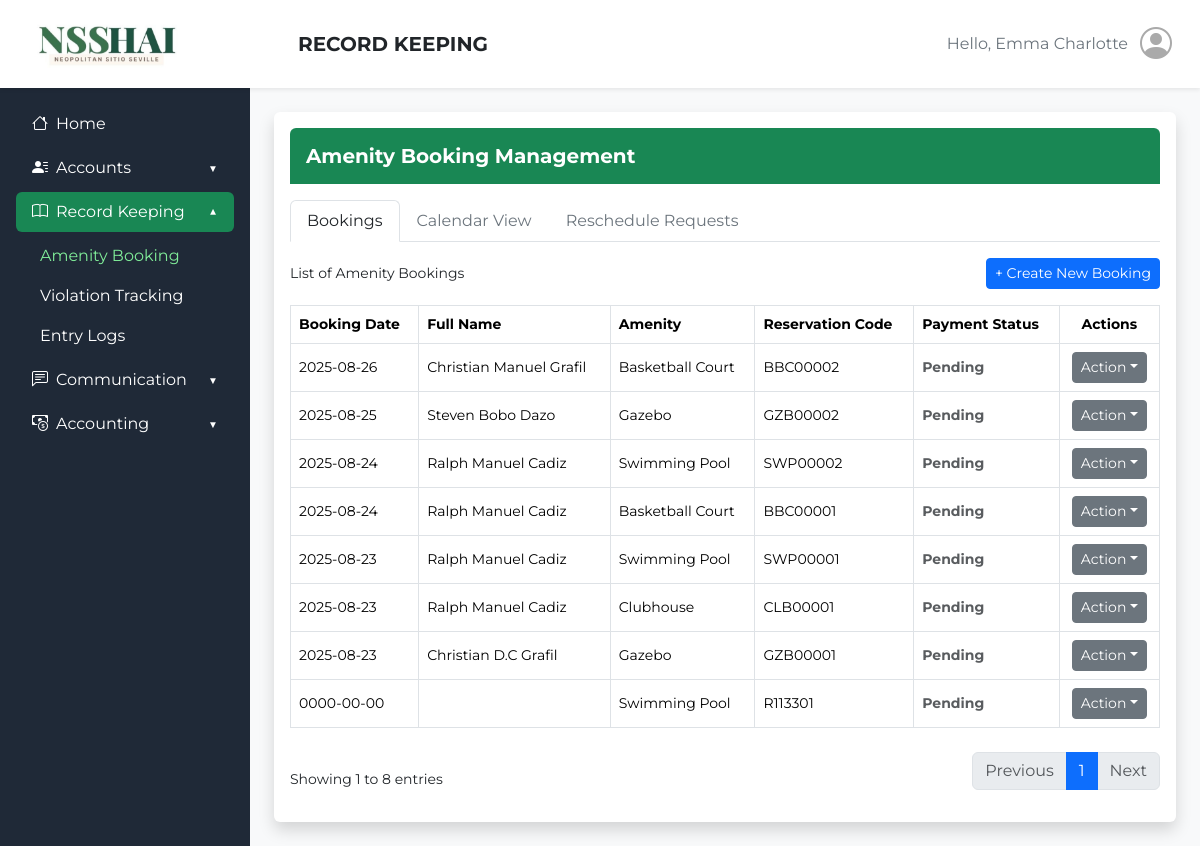
/admin_side/amenity_booking.php (signed in), run on the app's committed database.
### tables this page shows
CREATE TABLE `amenity_bookings` (
  `id` int(11) NOT NULL,
  `reservation_code` varchar(20) NOT NULL,
  `admin_id` varchar(50) NOT NULL,
  `amenity` varchar(100) NOT NULL,
  `user_type` enum('homeowner','visitor') NOT NULL,
  `first_name` varchar(100) NOT NULL,
  `middle_name` varchar(100) DEFAULT NULL,
  `last_name` varchar(100) NOT NULL,
  `email_address` varchar(255) NOT NULL,
  `reservation_date` date NOT NULL,
  `guests` int(11) DEFAULT 0,
  `rate` varchar(50) NOT NULL,
  `payment_method` enum('bank','cash') NOT NULL,
  `exclusive_booking` enum('yes','no') DEFAULT 'no',
  `chairs` int(11) DEFAULT 0,
  `tables` int(11) DEFAULT 0,
  `reference_number` varchar(255) DEFAULT NULL,
  `total_amount` decimal(10,2) NOT NULL,
  `amount_paid` decimal(10,2) NOT NULL,
  `proof_of_payment` varchar(255) DEFAULT NULL,
  `status` enum('pending','partial','paid') DEFAULT 'pending',
  `created_at` timestamp NOT NULL DEFAULT current_timestamp()
);

### admin_side/amenity_booking.php (the view, shortened to what this page needs)
<?php
require '../rfid-api/db.php';
$email_address = $_SESSION['email_address'];
$username = $photo = '';
try {
    $stmt = $conn->prepare("SELECT * FROM admin_accounts WHERE email_address = ?");
    $stmt->bind_param("s", $email_address);
    $stmt->execute();
    $result = $stmt->get_result();
    $user = $result->fetch_assoc();
    if ($user) {
        $username = $user['first_name'];
    }
} catch (Exception $e) {
    $error_message = "Error fetching user details: " . $e->getMessage();
}
$limit = 10;
$page = isset($_GET['page']) && is_numeric($_GET['page']) ? (int) $_GET['page'] : 1;
$offset = ($page - 1) * $limit;
$totalQuery = "SELECT COUNT(*) AS total FROM amenity_bookings";
$totalResult = $conn->query($totalQuery);
$totalRow = $totalResult->fetch_assoc();
$totalRecords = $totalRow['total'];
$totalPages = ceil($totalRecords / $limit);
$booking_sql = "SELECT * FROM amenity_bookings ORDER BY reservation_date DESC LIMIT $limit OFFSET $offset";
$bookings_result = $conn->query($booking_sql);
?>
<!DOCTYPE html>
<html lang="en">
<head>
    <link href="https://cdn.jsdelivr.net/npm/bootstrap@5.3.3/dist/css/bootstrap.min.css" rel="stylesheet">
    <link href="https://cdn.jsdelivr.net/npm/bootstrap-icons@1.11.3/font/bootstrap-icons.css" rel="stylesheet">
</head>
<body class="bg-light">
    <header class="bg-white shadow-sm py-3 px-4 d-flex align-items-center">
        <div class="me-4" style="width: 250px;">
            <img src="../images/NSSHAI_crop.png" alt="NSSHAI" class="img-fluid" style="height: 56px;" />
        </div>
        <div class="d-flex justify-content-between align-items-center flex-grow-1">
            <h1 class="h5 mb-0 fw-bold">RECORD KEEPING</h1>
            <div class="d-flex align-items-center gap-2">
                <span class="text-secondary">Hello, <?php echo htmlspecialchars($username); ?></span>
                <div class="d-flex align-items-center justify-content-center overflow-hidden rounded-5"
                    style="height: 40px; width: 40px; color: #aaa;">
                    <?php if (!empty($photo)): ?>
                        <img src="<?php echo htmlspecialchars($photo); ?>"
                            style="width: 40px; height: 40px; object-fit: cover;">
                    <?php else: ?>
                        <i class="bi bi-person-circle" style="font-size: 32px;"></i>
                    <?php endif; ?>
                </div>
            </div>
        </div>
    </header>
    <div class="d-flex">
        <aside class="sidebar p-3">
            <nav class="nav flex-column gap-1">
                <a href="admin_dashboard.php"
                    class="nav-link px-3 py-2 rounded d-flex align-items-center justify-content-start">
                    <i class="bi bi-house me-2"></i> Home
                </a>
                <div>
                    <button class="btn btn-toggle collapsed px-3 py-2" data-bs-toggle="collapse"
                        data-bs-target="#accountsCollapse" aria-expanded="false">
                        <span class="d-flex align-items-center">
                            <i class="bi bi-person-lines-fill me-2"></i> Accounts
                        </span>
                    </button>
                </div>
                <div>
                    <button class="btn btn-toggle px-3 py-2 active" data-bs-toggle="collapse"
                        data-bs-target="#recordCollapse" aria-expanded="true">
                        <span class="d-flex align-items-center">
                            <i class="bi bi-book me-2"></i> Record Keeping
                        </span>
                    </button>
                    <div class="collapse show" id="recordCollapse">
                        <ul class="nav flex-column ms-3 mt-1">
                            <li><a href="amenity_booking.php" class="nav-link px-2 actived">Amenity Booking</a></li>
                            <li><a href="#" class="nav-link px-2">Violation Tracking</a></li>
                            <li><a href="entry_logs.php" class="nav-link px-2">Entry Logs</a></li>
                        </ul>
                    </div>
                </div>
                <div>
                    <button class="btn btn-toggle collapsed px-3 py-2" data-bs-toggle="collapse"
                        data-bs-target="#commCollapse" aria-expanded="false">
                        <span class="d-flex align-items-center">
                            <i class="bi bi-chat-left-text me-2"></i> Communication
                        </span>
                    </button>
                </div>
                <div>
                    <button class="btn btn-toggle collapsed px-3 py-2" data-bs-toggle="collapse"
                        data-bs-target="#acctCollapse" aria-expanded="false">
                        <span class="d-flex align-items-center">
                            <i class="bi bi-cash-coin me-2"></i> Accounting
                        </span>
                    </button>
                </div>
            </nav>
        </aside>
        <main class="flex-fill p-4">
            <div class="bg-white shadow rounded p-3">
                <div class="bg-success text-white rounded-top p-3">
                    <h5 class="mb-0 fw-bold">Amenity Booking Management</h5>
                </div>
                <ul class="nav nav-tabs my-3" id="dashboardTabs">
                    <li class="nav-item">
                        <a class="nav-link active link-dark" id="bookings-tab" data-bs-toggle="tab" href="#bookings"
                            role="tab">Bookings</a>
                    </li>
                    <li class="nav-item">
                        <a class="nav-link link-secondary" id="calendar-tab" data-bs-toggle="tab" href="#calendar"
                            role="tab">Calendar View</a>
                    </li>
                    <li class="nav-item">
                        <a class="nav-link link-secondary" id="reschedule-tab" data-bs-toggle="tab" href="#reschedule"
                            role="tab">Reschedule Requests</a>
                    </li>
                </ul>
                <div class="tab-content">
                    <div class="tab-pane fade show active" id="bookings" role="tabpanel">
                        <div class="d-flex justify-content-between align-items-center mb-3">
                            <span class="small">List of Amenity Bookings</span>
                            <a href="amenity_booking/choose_booking.php" class="btn btn-primary btn-sm">+ Create New
                                Booking</a>
                        </div>
                        <div class="table-responsive">
                            <table class="table table-bordered table-hover">
                                <thead class="bg-success text-white small">
                                    <tr>
                                        <th>Booking Date</th>
                                        <th>Full Name</th>
                                        <th>Amenity</th>
                                        <th>Reservation Code</th>
                                        <th>Payment Status</th>
                                        <th class="text-center">Actions</th>
                                    </tr>
                                </thead>
                                <tbody class="small align-middle">
                                    <?php
                                    if ($bookings_result->num_rows > 0) {
                                        while ($row = $bookings_result->fetch_assoc()) {
                                            $fullName = ucwords($row['first_name'] . ' ' . $row['middle_name'] . ' ' . $row['last_name']);
                                            $amenity = $row['amenity'];
                                            $bookingDate = $row['reservation_date'];
                                            $resCode = $row['reservation_code'];
                                            $statusClass = $row['status'] === 'Paid' ? 'text-success' : ($row['status'] === 'Partial' ? 'text-warning' : 'text-muted');
                                            echo "<tr>
                                                    <td>{$bookingDate}</td>
                                                    <td>{$fullName}</td>
                                                    <td>{$amenity}</td>
                                                    <td>{$resCode}</td>
                                                    <td class='{$statusClass} fw-bold'>" . ucfirst($row['status']) . "</td>
                                                    <td class='text-center'>
                                                        <div class='dropdown'>
                                                            <button class='btn btn-sm btn-secondary dropdown-toggle' data-bs-toggle='dropdown'>Action</button>
                                                            <ul class='dropdown-menu'>
                                                                <li><a class='dropdown-item' href='#'>View Details</a></li>
                                                            </ul>
                                                        </div>
                                                    </td>
                                                </tr>";
                                        }
                                    } else {
                                        echo "<tr><td colspan='6' class='text-center text-muted'>No bookings found.</td></tr>";
                                    }
                                    ?>
                                </tbody>
                            </table>
                        </div>
                        <div class="d-flex justify-content-between align-items-center mt-2">
                            <span class="small">Showing 1 to <?php echo $bookings_result->num_rows; ?> entries</span>
                            <nav>
                                <ul class="pagination justify-content-center">
                                    <li class="page-item <?php if ($page <= 1)
                                        echo 'disabled'; ?>">
                                        <a class="page-link" href="?page=<?php echo $page - 1; ?>">Previous</a>
                                    </li>
                                    <?php for ($i = 1; $i <= $totalPages; $i++): ?>
                                        <li class="page-item <?php if ($page == $i)
                                            echo 'active'; ?>">
                                            <a class="page-link" href="?page=<?php echo $i; ?>"><?php echo $i; ?></a>
                                        </li>
                                    <?php endfor; ?>
                                    <li class="page-item <?php if ($page >= $totalPages)
                                        echo 'disabled'; ?>">
                                        <a class="page-link" href="?page=<?php echo $page + 1; ?>">Next</a>
                                    </li>
                                </ul>
                            </nav>
                        </div>
                    </div>
                </div>
            </div>
        </main>
    </div>
</body>
</html>

### admin_side/amenity_booking.php (style rules this page uses)
* { font-family: "Montserrat", sans-serif; }
header { position: sticky; top: 0; z-index: 1030; }
.sidebar { width: 250px; height: 100vh; position: fixed; top: 20; left: 0; background-color: #1F2937; overflow-y: auto; }
main { margin-left: 250px; }
.sidebar a, .sidebar button { color: #ffffff; text-decoration: none; display: flex; align-items: center; justify-content: space-between; }
.sidebar a:hover, .sidebar button:hover, .collapse ul li a:hover, .collapse ul li a.actived { color: #80ed99; }
.sidebar .nav-link.active, .sidebar .btn-toggle:not(.collapsed), .sidebar .btn-toggle.active { background-color: #198754; border-radius: 0.375rem; }
.sidebar .btn-toggle { display: flex; align-items: center; justify-content: space-between; width: 100%; color: #ffffff; background: none; border: none; }
.sidebar .btn-toggle i { margin-right: 8px; }
.sidebar .btn-toggle::after { content: "▼"; font-size: 10px; transition: transform 0.3s; margin-left: auto; }
.sidebar .btn-toggle.collapsed::after { transform: rotate(0deg); }
.sidebar .btn-toggle:not(.collapsed)::after { transform: rotate(180deg); }

### data on the page
amenity_bookings: reservation_date "2025-08-26", fullName "Christian Manuel Grafil", amenity "Basketball Court", reservation_code "BBC00002", status "Pending"
amenity_bookings: reservation_date "2025-08-25", fullName "Steven Bobo Dazo", amenity "Gazebo", reservation_code "GZB00002", status "Pending"
amenity_bookings: reservation_date "2025-08-24", fullName "Ralph Manuel Cadiz", amenity "Swimming Pool", reservation_code "SWP00002", status "Pending"
amenity_bookings: reservation_date "2025-08-24", fullName "Ralph Manuel Cadiz", amenity "Basketball Court", reservation_code "BBC00001", status "Pending"
amenity_bookings: reservation_date "2025-08-23", fullName "Ralph Manuel Cadiz", amenity "Swimming Pool", reservation_code "SWP00001", status "Pending"
amenity_bookings: reservation_date "2025-08-23", fullName "Ralph Manuel Cadiz", amenity "Clubhouse", reservation_code "CLB00001", status "Pending"
amenity_bookings: reservation_date "2025-08-23", fullName "Christian D.C Grafil", amenity "Gazebo", reservation_code "GZB00001", status "Pending", id "8"
amenity_bookings: reservation_date "0000-00-00", amenity "Swimming Pool", reservation_code "R113301", status "Pending"

### other printed values
$username "Emma Charlotte"
